Frame 1 (no input): blank canvas, image omitted
Frame 60 (the mouse pressed at the canvas centre just before this capture): blank canvas, image omitted
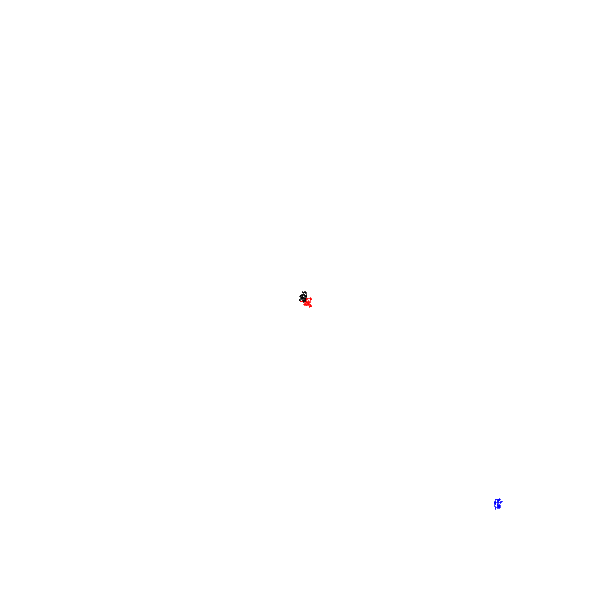
Frame 120 (the mouse held since frame 60 and released just before this capture)

The Processing sketch whose frames 1 and 60 were blank and that drew this single picture after the mouse press (run headless with seeded random() and noise(); from frame 60 on, the mouse is pressed at the canvas centre):

// Processing sketch: randomWalkerOOP
// ── randomWalkerOOP.pde
Walker peter;
Walker faye;
Walker wendy;

void setup() {
  size(600, 600);
  background(255);
  peter = new Walker();
  faye = new Walker( color(255, 0, 0) );
  wendy = new Walker( 500, 500, color(0, 0, 255));
}

void draw() {
  faye.move();
  peter.move();
  wendy.move();
  
  faye.display();
  peter.display();
  wendy.display();
}
// ── Walker.pde
class Walker {
  //data
  int x, y;
  color strokeColor;

  //constructor(s)
  Walker() {
    x = width/2;
    y = height/2;
    strokeColor = color(0);
  }
  
  Walker(color theColor) {
    strokeColor = theColor;
    x = width/2;
    y = height/2;
  }
  
  Walker(int someX, int someY, color someColor) {
    x = someX;
    y = someY;
    strokeColor = someColor;
  }

  //behavior
  void display() {
    stroke(strokeColor);
    point(x, y);
  }

  void move() {
    float directionChoice = random(100);
    if (directionChoice < 25) {  //go right
      x++;
    } else if (directionChoice < 50) { //go left
      x--;
    } else if (directionChoice < 75) { //go down
      y++;
    } else {
      y--;
    }
  }
}
